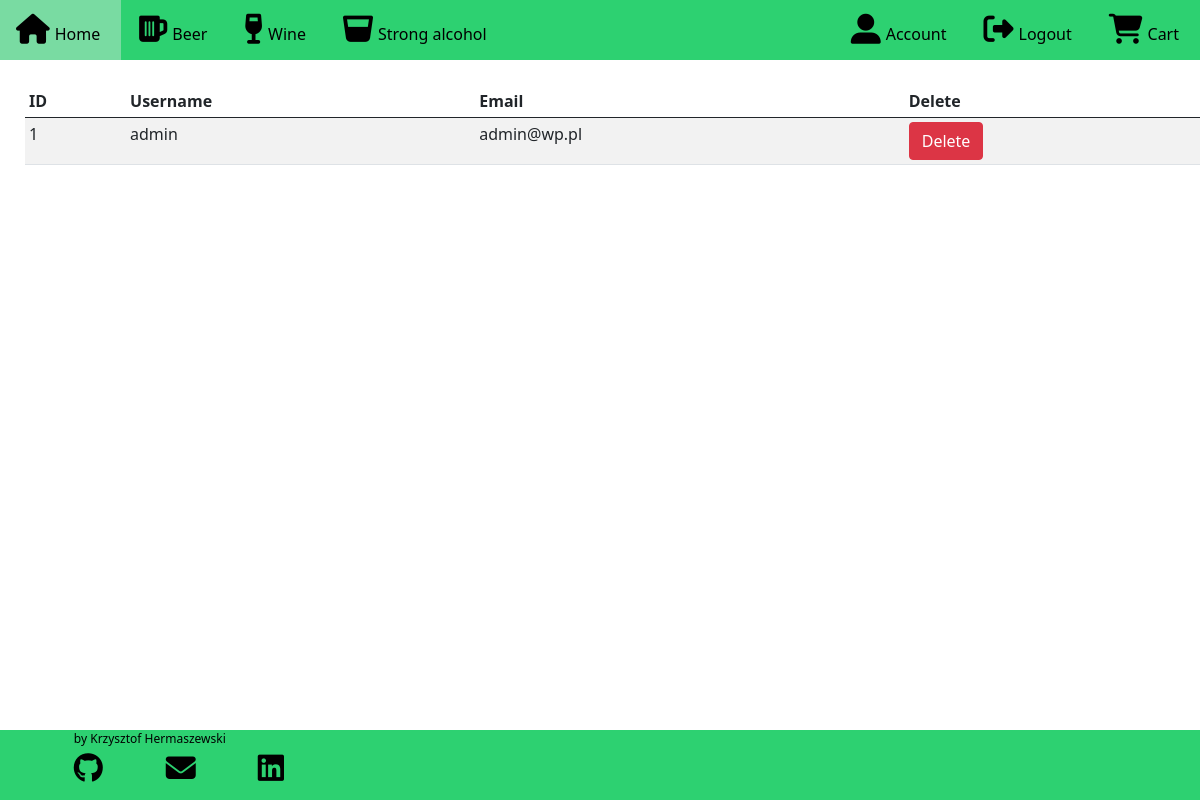
The page /admin/users/ (signed in) on the database as committed earlier.
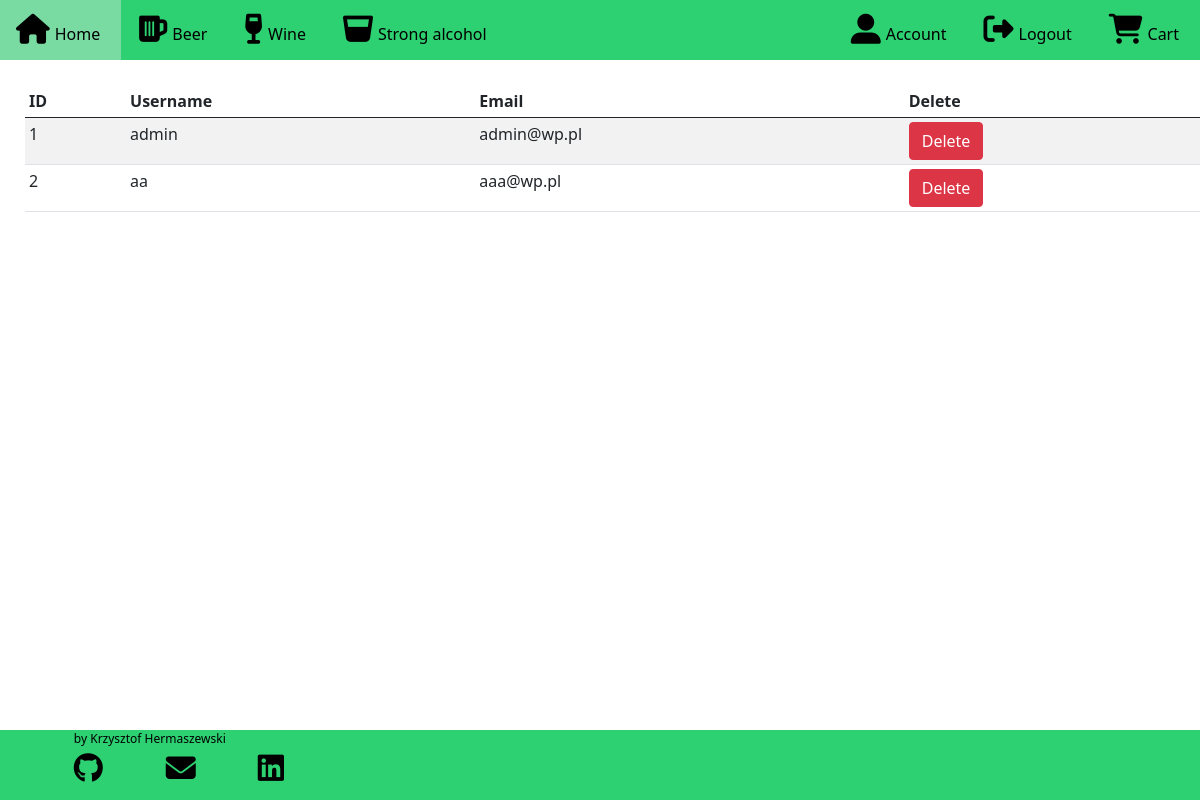
The same page on the database as committed later.
### alco_taxi/models.py (models this page shows, shortened)
class User(db.Model, UserMixin):
    id = db.Column(db.Integer, primary_key=True)
    username = db.Column(db.String(20), unique=True, nullable=False)
    email = db.Column(db.String(100), unique=True, nullable=False)
    password = db.Column(db.String(60), nullable=False)

### alco_taxi/routes.py (the view)
@app.route('/admin/users/', methods=['GET', 'POST'])
def admin_users():
    if current_user.is_authenticated and current_user.username == 'admin':
        users = User.query.all()
        return render_template("admin_users.html", users=users)
    else:
        flash(f"You don't have access to this section",'danger')
        return render_template("home.html")

### alco_taxi/models.py (called while the page is built)
@login_manager.user_loader
def load_user(user_id):
    return User.query.get(int(user_id))

    def __repr__(self):
        return f"Product('{self.product_name}')"

### alco_taxi/routes.py (called while the page is built)
@app.context_processor
def context_processor():
    products = Product.query.all()
    print(products)
    return dict(products=products)

### alco_taxi/templates/admin_users.html (shortened to what this page needs)
{% extends "base.html" %}
{% block content %}
<div class="conteiner">
    <table class="table table-striped table-sm">
    <thead>
        <th>ID</th>
        <th>Username</th>
        <th>Email</th>
        <th>Delete</th>
    </thead>
    <tbody>
        {% for user in users %}
        <tr>
            <td>{{ loop.index }}</td>
            <td>{{ user.username }}</td>
            <td>{{ user.email }}</td>
            <td><a href="{{url_for('admin_delete_users', id=user.id)}}" class="btn btn-danger">Delete</a></td>
         </tr>
         {% endfor %}
{% endblock content %}

### alco_taxi/templates/base.html (shortened to what this page needs)
<!DOCTYPE html>
<html>
<head>
    <link href="https://cdn.jsdelivr.net/npm/bootstrap@5.0.1/dist/css/bootstrap.min.css" rel="stylesheet">
    <link rel="stylesheet" href="{{ url_for('static', filename='style.css') }}">
</head>
<body>
    <ul>
        <li><a href="{{ url_for('home') }}"><i class="fas fa-home"></i><span>Home</span></a></li>
        <li><a href="{{ url_for('beer') }}"><i class="fas fa-beer"></i><span>Beer</span></a></li>
        <li><a href="{{ url_for('wine') }}"><i class="fas fa-wine-glass"></i><span>Wine</span></a></li>
        <li><a href="{{ url_for('strong') }}"><i class="fas fa-glass-whiskey"></i><span>Strong alcohol</span></a></li>
        <li style="float:right"><a href="{{ url_for('basket') }}"><i class="fas fa-shopping-cart"></i><span>Cart</span></a></li>
        {% if current_user.is_authenticated %}
        <li style="float:right"><a href="{{ url_for('logout') }}"><i class="fas fa-sign-out-alt"></i><span>Logout</span></a></li>
        <li style="float:right"><a href="{{ url_for('account') }}"><i class="fas fa-user-alt"></i><span>Account</span></a></li>
        {% else %}
        <li style="float:right"><a href="{{ url_for('login') }}"><i class="fas fa-user-circle"></i></i><span>Login</span></a></li>
        <li style="float:right"><a href="{{ url_for('register') }}"><i class="fas fa-edit"></i><span>Register</span></a></li>
        {% endif %}
      </ul>
    {% block content %}
    {% endblock %}
    {% block footer %}
    <div class="footer">
      <div class="f1">by Krzysztof Hermaszewski
        <div class="row">
          <div class="column">
            <a href="https://github.com/Kristof-nl">
              <i class="fab fa-github"></i>
            </a>
          </div>
          <div class="column">
            <a href = "mailto: hermaszewski.krzysztof@gmail.com">
              <i class="fas fa-envelope"></i>
            </a>
          </div>
          <div class="column">
            <a href="https://www.linkedin.com/in/krzysztof-hermaszewski-a6580b210/">
            <i class="fab fa-linkedin"></i>
            </a>
          </div>
        </div>
      </div>
    </div>
    {% endblock %}
</body>
</html>

### alco_taxi/static/style.css (style rules this page uses)
ul { list-style-type: none; margin: 0; padding: 0; overflow: hidden; background-color: rgb(45, 209, 113); }
li { float: left; }
li a { display: block; color: rgb(0, 0, 0); text-align: center; padding: 14px 16px; text-decoration: none; }
.footer { position: fixed; left: 0; bottom: 0; width: 100%; height: 70px; background-color: rgb(45, 209, 113) ; color: black; text-align: center; }
.f1, .f2, .f3 { -moz-box-sizing: border-box; box-sizing: border-box; display: inline-block; text-align: right; font-size: 12px; padding: 0 6%; min-width: 300px; width: 33%; }
.f1 { text-align: left; margin-bottom: 5px; }
.column { float: left; width: 33.33%; }
.row { margin-top: 5px; }
.fab { color: black; text-align:center; font-size: 30px; }
.fas { color: black; text-align:center; font-size: 30px; }
span { margin: 5px; }
table { margin: 25px; }

Rows that differ between the two databases and show on the page:
added User: username "aa", email "aaa@wp.pl"
